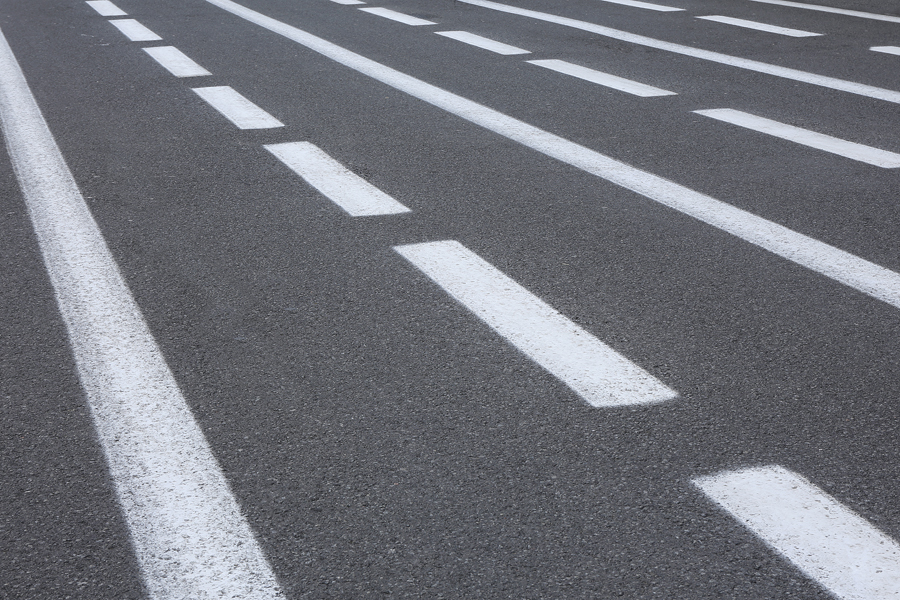
#> input picture python/machine_vision/lab4/road1/lab4_1.jpg, 900 x 600 px, found by its file name
$ python lab4_2.py
#> lines starting #> are read from the running program, lines starting #| are printed output that depends on the picture; after the words box and inside, x2 and y2 are one past the last pixel; in counts of white or black regions, pixels touching at a corner belong together
import cv2
import numpy as np

#Применение порогового фильтра к изображению (порог задаетсявручную):
road1 = cv2.imread('lab4_1.jpg', cv2.IMREAD_GRAYSCALE)
#> road1: shape (600, 900); min 22, max 244, mean 117
maxVal1 = 255
threshold1 = 170
new_threshold, road1_1 = cv2.threshold(road1, threshold1 ,maxVal1 , cv2.THRESH_BINARY)
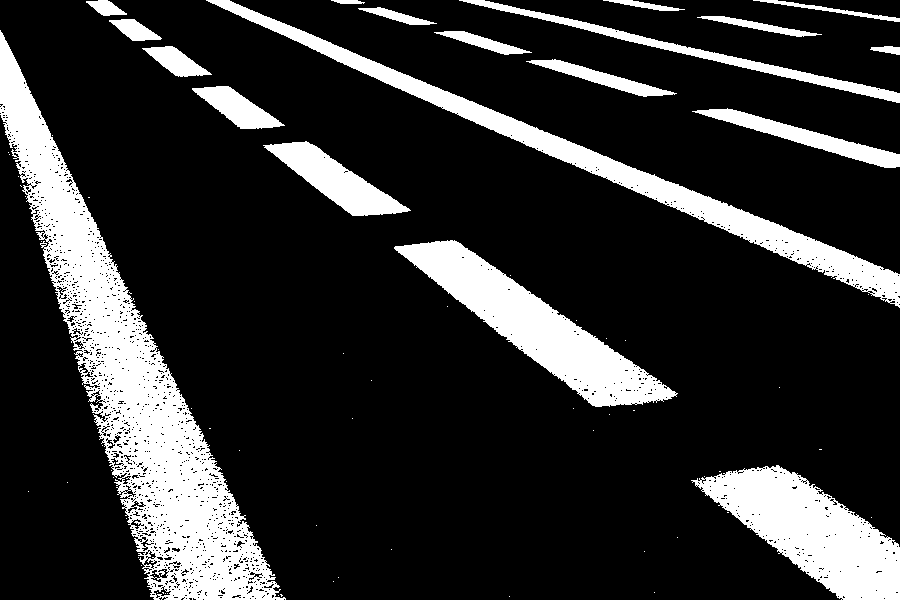
#> road1_1: shape (600, 900); 18.6% white; 76 white regions (57 under 20 px), largest, box (x1, y1, x2, y2) and area: (0, 30, 286, 600) 39036, (206, 0, 900, 308) 14737, (394, 240, 678, 407) 13813
#> new_threshold = 170
cv2.imwrite(f"lab4_1_THRESH_BINARY_{threshold1}_{maxVal1}.jpg",road1_1)
new_threshold, road1_1 = cv2.threshold(road1, threshold1 ,maxVal1 , cv2.THRESH_BINARY_INV)
cv2.imwrite(f"lab4_1_THRESH_BINARY_INV_{threshold1}_{maxVal1}.jpg",road1_1)
new_threshold, road1_1 = cv2.threshold(road1, threshold1 ,maxVal1 , cv2.THRESH_TRUNC)
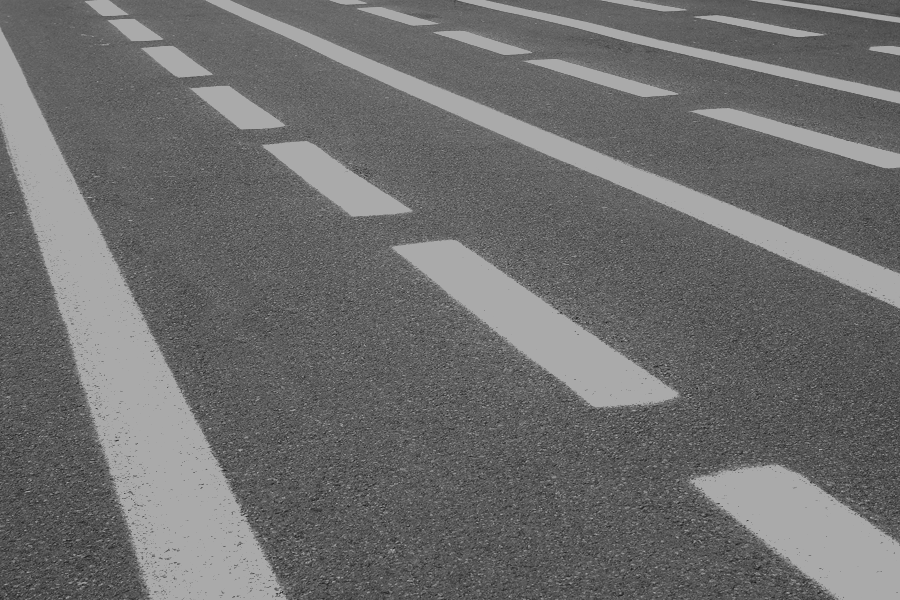
#> road1_1: shape (600, 900); min 22, max 170, mean 109.8
cv2.imwrite(f"lab4_1_THRESH_TRUNC_{threshold1}_{maxVal1}.jpg",road1_1)
new_threshold, road1_1 = cv2.threshold(road1, threshold1 ,maxVal1 , cv2.THRESH_TOZERO)
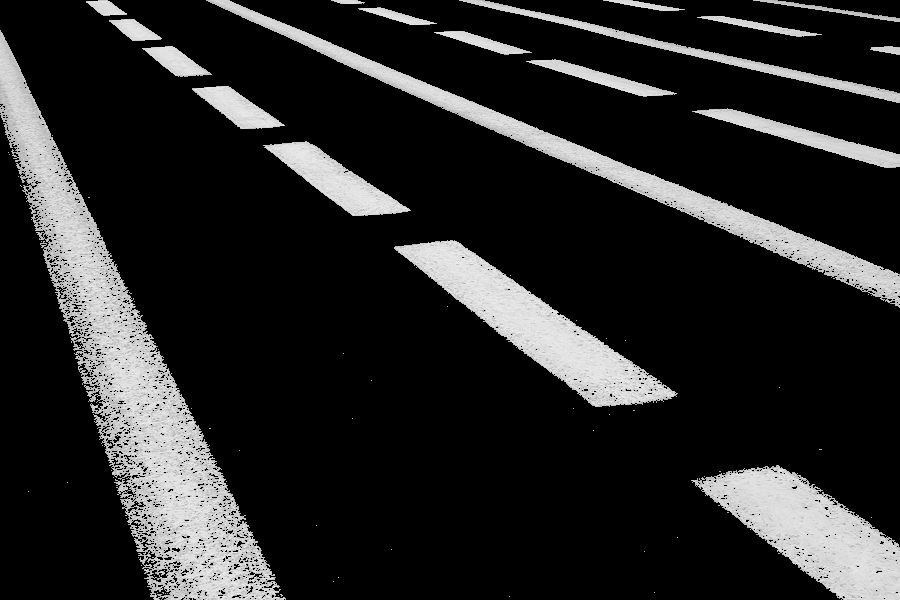
#> road1_1: shape (600, 900); min 0, max 244, mean 39
cv2.imwrite(f"lab4_1_THRESH_TOZERO_{threshold1}_{maxVal1}.jpg",road1_1)
new_threshold, road1_1 = cv2.threshold(road1, threshold1 ,maxVal1 , cv2.THRESH_TOZERO_INV)
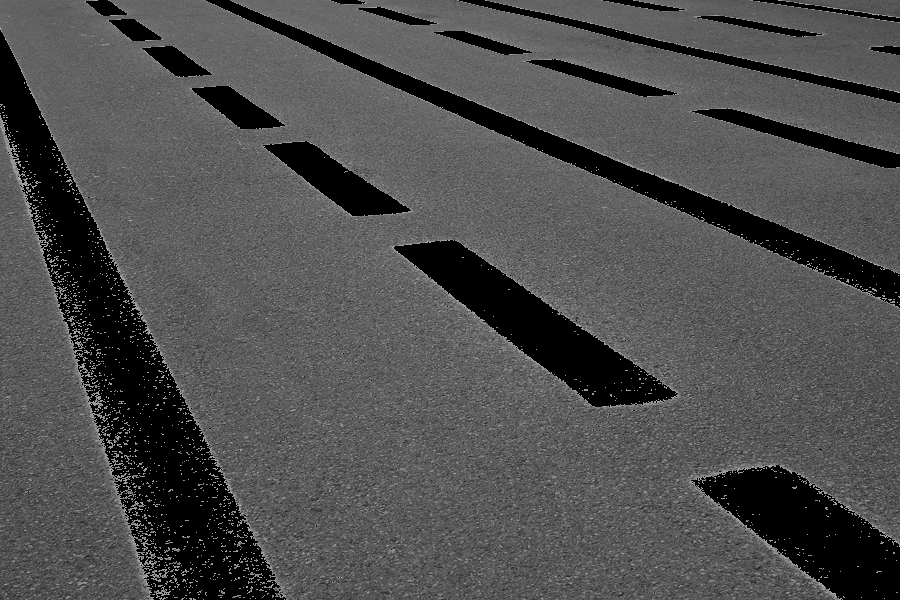
#> road1_1: shape (600, 900); min 0, max 170, mean 78.1
cv2.imwrite(f"lab4_1_THRESH_TOZERO_INV_{threshold1}_{maxVal1}.jpg",road1_1)
